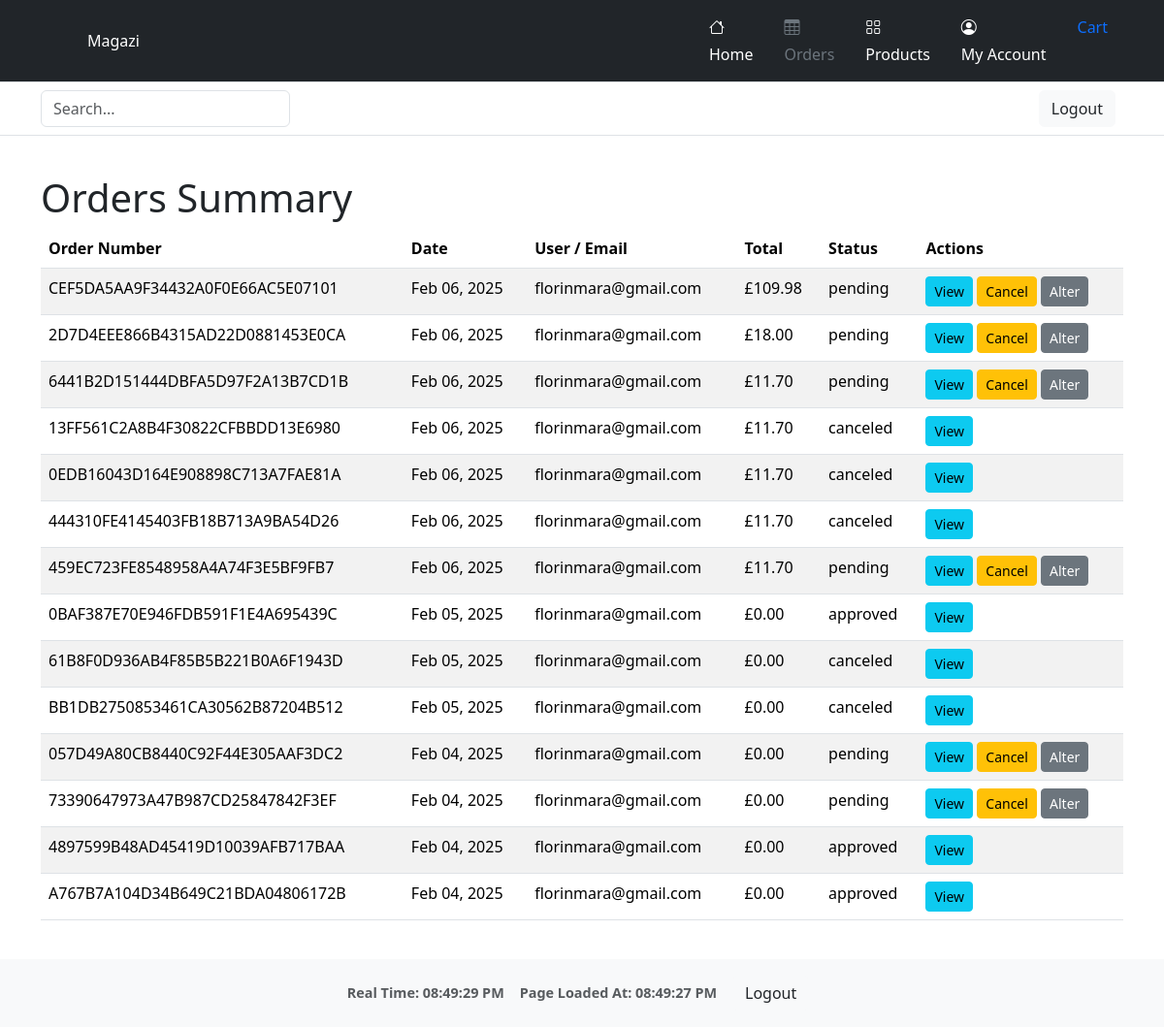
Before: /orders/summary/ (signed in) with the older database file.
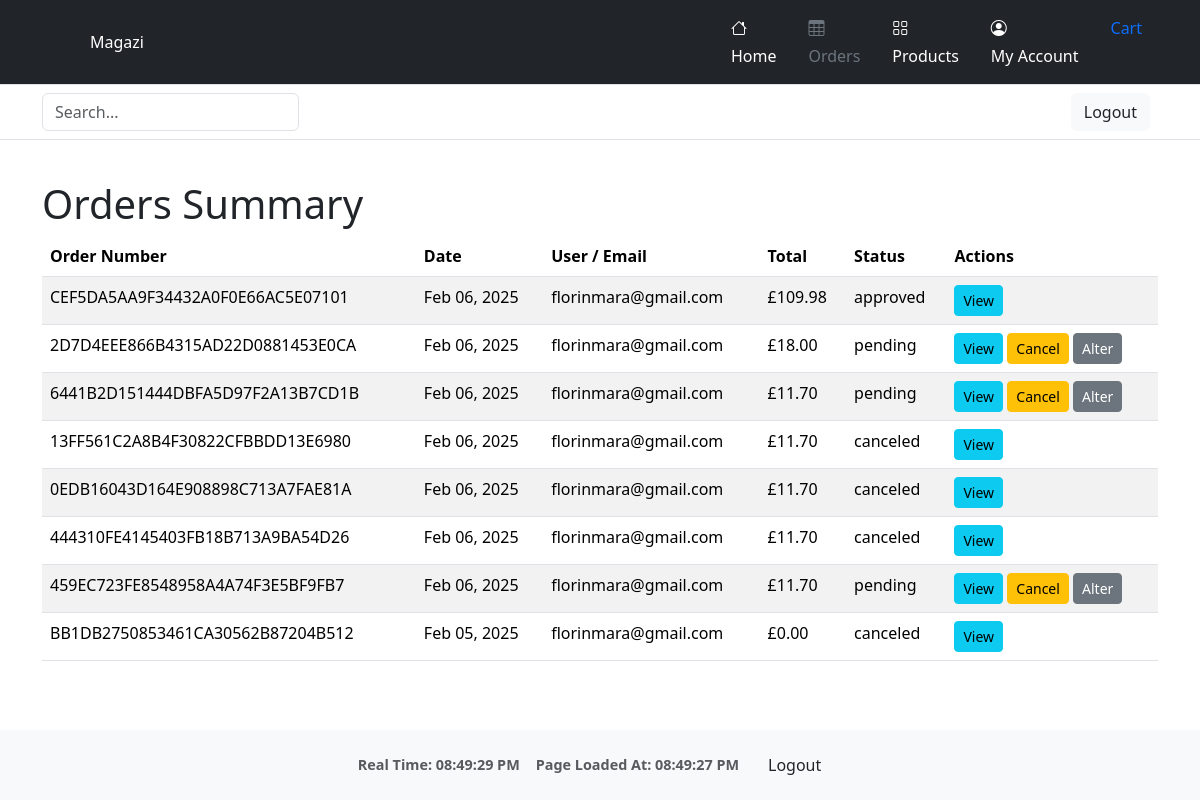
After: the same page with the newer database file.
### orders/models.py (models this page shows, shortened)
class Order(models.Model):
    order_number = models.CharField(max_length=32, null=False, editable=False)
    user = models.ForeignKey(settings.AUTH_USER_MODEL, on_delete=models.SET_NULL, null=True, blank=True)
    full_name = models.CharField(max_length=50, null=False, blank=False)
    email = models.EmailField(max_length=254, null=False, blank=False)
    phone_number = models.CharField(max_length=20, null=False, blank=False)
    country = CountryField(blank_label='Country *', null=False, blank=False)
    postcode = models.CharField(max_length=20, null=True, blank=True)
    town_or_city = models.CharField(max_length=40, null=False, blank=False)
    street_address1 = models.CharField(max_length=80, null=False, blank=False)
    street_address2 = models.CharField(max_length=80, null=True, blank=True)
    county = models.CharField(max_length=80, null=True, blank=True)
    date = models.DateTimeField(auto_now_add=True)
    delivery_cost = models.DecimalField(max_digits=6, decimal_places=2, null=False, default=0)
    order_total = models.DecimalField(max_digits=10, decimal_places=2, null=False, default=0)
    grand_total = models.DecimalField(max_digits=10, decimal_places=2, null=False, default=0)
    stripe_pid = models.CharField(max_length=254, null=False, blank=False, default='')
    status = models.CharField(max_length=20, default='pending')  # e.g. pending, delivered, canceled
    comments = models.TextField(blank=True)

### orders/views.py (the view)
# urls.py: path('summary/', views.orders_summary, name='orders_summary'),
@login_required
def orders_summary(request):
    user = request.user
    if user.is_staff or user.groups.filter(name="seller").exists():
        orders = Order.objects.all().order_by('-date')
        role = 'admin_or_seller'
    else:
        orders = Order.objects.filter(user=user).order_by('-date')
        role = 'client'
    context = {
        'orders': orders,
        'role': role,
    }
    return render(request, 'orders/orders_summary.html', context)

### cart/context.py (called while the page is built, shortened)
def cart_summary(request):
    cart = request.session.get('cart', {})
    cart_items = []
    total = 0
    return {'cart_total': total, 'cart_items': cart_items}

### orders/templatetags/group_filters.py (called while the page is built)
@register.filter(name='in_group')
def in_group(user, group_name):
    return user.groups.filter(name=group_name).exists()

### orders/templates/orders/orders_summary.html
{% extends "base.html" %}
{% load static %}
{% block content %}
<div class="container my-4">
  <h1>Orders Summary</h1>
  {% if orders %}
    <table class="table table-striped">
      <thead>
        <tr>
          <th>Order Number</th>
          <th>Date</th>
          <th>User / Email</th>
          <th>Total</th>
          <th>Status</th>
          <th>Actions</th>
        </tr>
      </thead>
      <tbody>
        {% for order in orders %}
        <tr>
          <td>{{ order.order_number }}</td>
          <td>{{ order.date|date:"M d, Y" }}</td>
          <td>
            {% if order.user %}
              {{ order.user.email }}
            {% else %}
              {{ order.email }}
            {% endif %}
          </td>
          <td>£{{ order.grand_total }}</td>
          <td>{{ order.status }}</td>
          <td>
            <a href="{% url 'orders:order_detail' order.order_number %}" class="btn btn-sm btn-info">View</a>
            {% if role == 'admin_or_seller' %}
              <a href="{% url 'orders:order_edit' order.order_number %}" class="btn btn-sm btn-primary">Edit</a>
              <a href="{% url 'orders:order_delete' order.order_number %}" class="btn btn-sm btn-danger">Delete</a>
              {% if order.status == "pending" %}
                <a href="{% url 'orders:confirm_order' order.order_number %}" class="btn btn-sm btn-success">Confirm</a>
              {% endif %}
            {% elif role == 'client' %}
              {% if order.status == "pending" %}
                <a href="{% url 'orders:cancel_order' order.order_number %}" class="btn btn-sm btn-warning">Cancel</a>
                <a href="{% url 'orders:order_alter' order.order_number %}" class="btn btn-sm btn-secondary">Alter</a>
              {% endif %}
            {% endif %}
          </td>
        </tr>
        {% endfor %}
      </tbody>
    </table>
  {% else %}
    <p>No orders found.</p>
  {% endif %}
</div>
{% endblock %}

Changed rows visible on the page:
removed Order: order_number "0BAF387E70E946FDB591F1E4A695439C", date "Feb 05, 2025", user.email "florinmara@gmail.com", grand_total "0.00", status "approved"
removed Order: order_number "61B8F0D936AB4F85B5B221B0A6F1943D", date "Feb 05, 2025", user.email "florinmara@gmail.com", grand_total "0.00", status "canceled"
removed Order: order_number "057D49A80CB8440C92F44E305AAF3DC2", date "Feb 04, 2025", user.email "florinmara@gmail.com", grand_total "0.00", status "pending", shows "Cancel"
removed Order: order_number "73390647973A47B987CD25847842F3EF", date "Feb 04, 2025", user.email "florinmara@gmail.com", grand_total "0.00", status "pending", shows "Cancel"
removed Order: order_number "4897599B48AD45419D10039AFB717BAA", date "Feb 04, 2025", user.email "florinmara@gmail.com", grand_total "0.00", status "approved"
removed Order: order_number "A767B7A104D34B649C21BDA04806172B", date "Feb 04, 2025", user.email "florinmara@gmail.com", grand_total "0.00", status "approved"
changed Order "CEF5DA5AA9F34432A0F0E66AC5E07101": status "pending" → "approved"; no longer shows "Cancel Alter"
